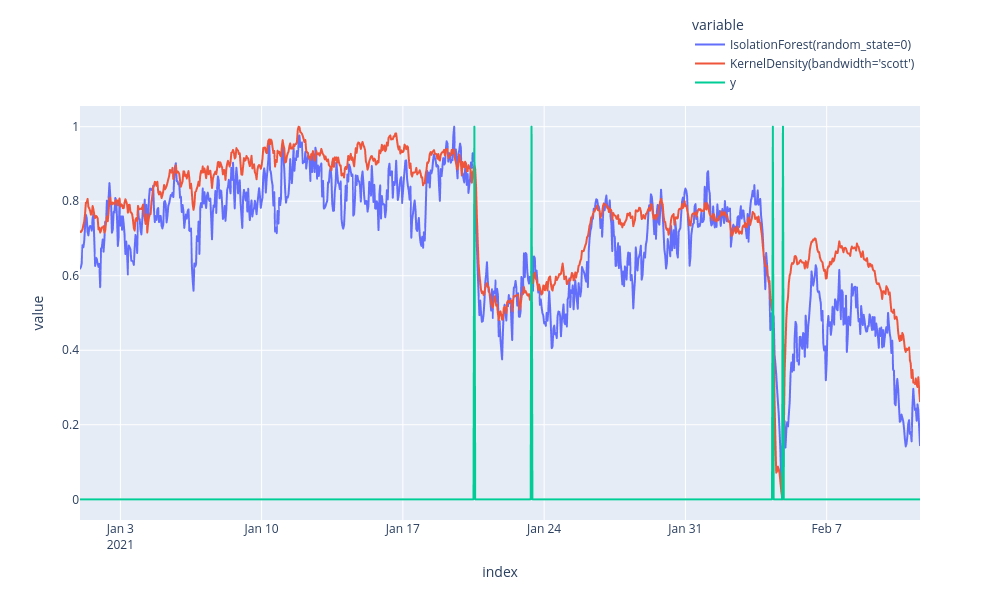

The notebook cell saved with this chart:
### Code cell
from plotly.offline import init_notebook_mode, iplot
from plotly.graph_objs import *
init_notebook_mode(connected=True)         # initiate notebook for offline plot

pd.options.plotting.backend = "plotly"
fig = pd.concat([anomalies.apply(lambda x: (x - x.min()) / (x.max() - x.min())), y], axis=1).plot()
fig.update_layout(
    legend=dict(
        orientation="v",
        entrywidth=100,
        yanchor="bottom",
        y=1.02,
        xanchor="right",
        x=1
    ),
    width=1000,
    height=600,
)
fig.show()
pd.options.plotting.backend = "matplotlib"

### Figure 1 — Plotly figure (JSON) as saved in the notebook; plotly's stock layout.template omitted (floating-point values rounded to 4 significant figures; data arrays with more than 128 entries replaced by an {"elided": "..."} marker saying what was removed)
{"data": [{"hovertemplate": "variable=IsolationForest(random_state=0)<br>index=%{x}<br>value=%{y}<extra></extra>", "legendgroup": "IsolationForest(random_state=0)", "line": {"color": "#636efa", "dash": "solid"}, "marker": {"symbol": "circle"}, "mode": "lines", "name": "IsolationForest(random_state=0)", "showlegend": true, "type": "scattergl", "x": {"elided": "1000 str values"}, "xaxis": "x", "y": {"elided": "1000 float values"}, "yaxis": "y"}, {"hovertemplate": "variable=KernelDensity(bandwidth='scott')<br>index=%{x}<br>value=%{y}<extra></extra>", "legendgroup": "KernelDensity(bandwidth='scott')", "line": {"color": "#EF553B", "dash": "solid"}, "marker": {"symbol": "circle"}, "mode": "lines", "name": "KernelDensity(bandwidth='scott')", "showlegend": true, "type": "scattergl", "x": {"elided": "1000 str values"}, "xaxis": "x", "y": {"elided": "1000 float values"}, "yaxis": "y"}, {"hovertemplate": "variable=y<br>index=%{x}<br>value=%{y}<extra></extra>", "legendgroup": "y", "line": {"color": "#00cc96", "dash": "solid"}, "marker": {"symbol": "circle"}, "mode": "lines", "name": "y", "showlegend": true, "type": "scattergl", "x": {"elided": "1000 str values"}, "xaxis": "x", "y": {"elided": "1000 float values"}, "yaxis": "y"}], "layout": {"height": 600, "legend": {"entrywidth": 100, "orientation": "v", "title": {"text": "variable"}, "tracegroupgap": 0, "x": 1, "xanchor": "right", "y": 1.02, "yanchor": "bottom"}, "margin": {"t": 60}, "width": 1000, "xaxis": {"anchor": "y", "domain": [0, 1], "title": {"text": "index"}}, "yaxis": {"anchor": "x", "domain": [0, 1], "title": {"text": "value"}}}}
